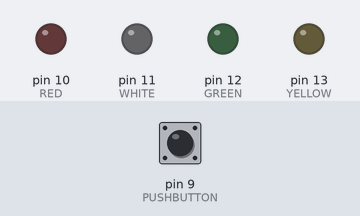
The program below on a simulated Arduino Mega 2560, built with avr-gcc and run on an emulated ATmega2560. On the bench: output pins drawn as LEDs (lit = HIGH). Dashed ring = blinking. Inputs (shaded band) come from the test bench; at power-on: pin 9 (PUSHBUTTON) HIGH.

Above: at 1.2 s.
1.3 s: pin 9 (PUSHBUTTON) pulled LOW for 1 s
At 3.3 s:
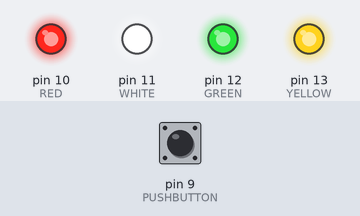
3.8 s: pin 9 (PUSHBUTTON) pulled LOW for 0.15 s
At 4.5 s:
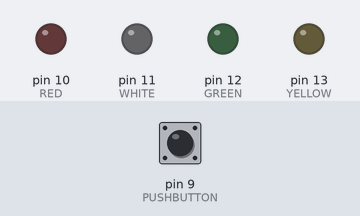
5.4 s: pin 9 (PUSHBUTTON) pulled LOW for 3.2 s
At 9.2 s:
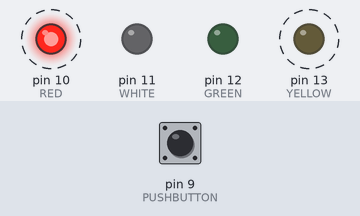
Timing chart, 0 to 10.7 s (numbered marks = the images above; inputs shaded):
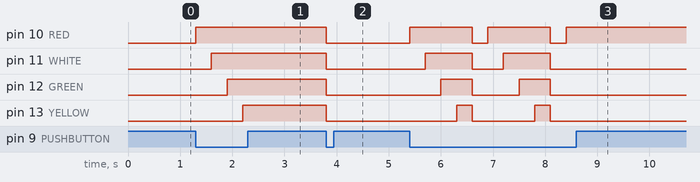

Measured:
- after the input at 1.3 s, pin 10 (RED): LOW → HIGH at once; pin 11 (WHITE): LOW → HIGH after 0.30 s; pin 12 (GREEN): LOW → HIGH after 0.60 s; pin 13 (YELLOW): LOW → HIGH after 0.90 s
- after the input at 3.8 s, pin 10 (RED), pin 11 (WHITE), pin 12 (GREEN), pin 13 (YELLOW): HIGH → LOW at once
- after the input at 5.4 s, pin 10 (RED): alternates HIGH for 1.2 s and LOW for 0.30 s, 5 changes in all, then stays HIGH, starting at once; pin 11 (WHITE): alternates HIGH for 0.90 s and LOW for 0.60 s, 4 changes in all, then stays LOW, starting after 0.30 s

The program:

main.cpp
```cpp
#include <Arduino.h>
#define RED PB4
#define WHITE PB5
#define GREEN PB6
#define YELLOW PB7
#define PUSHBUTTON PINH6

int count = 4;
void setup() {
  // configure pins
  DDRB |= ((1<<DDB4) | (1<<DDB5) | (1<<DDB6) | (1<<DDB7)); //configure pins to output
  PORTB &= ~((1<<RED) | (1<<WHITE) | (1<<GREEN) | (1<<YELLOW)); //initialize pins with 0
  DDRH |= (0<<DDH6); //configure pushbutton
  PORTH |= (1<<PH6); //configure pullup
}

void loop() {
  if((PINH & (1<<PUSHBUTTON)) == 0){
    PORTB |= (1<<count);
    count++;
    if(count > 8){ //reset count
      PORTB &= ~((1<<RED) | (1<<WHITE) | (1<<GREEN) | (1<<YELLOW));
      count = 4;
    }
    delay(300);
  }
}
   
```
